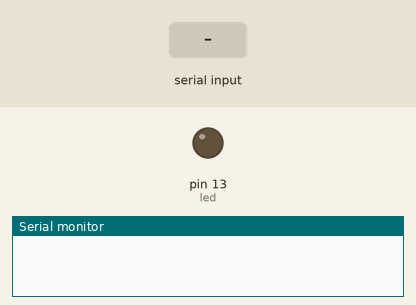
A sketch run on a simulated Arduino Mega 2560, built with avr-gcc and run on an emulated ATmega2560. Shown: output pins drawn as LEDs (lit = HIGH), the last lines printed to the serial monitor. The inputs (shaded band) are chosen by the test bench.

Above: at 1.2 s.
1.3 s: "1" received over Serial
At 1.9 s:
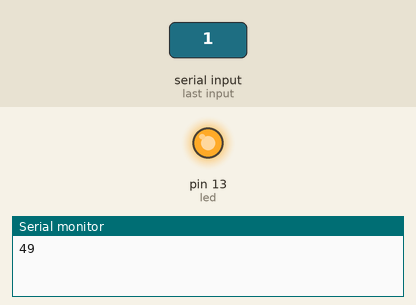
2.8 s: "0" received over Serial
At 4.2 s:
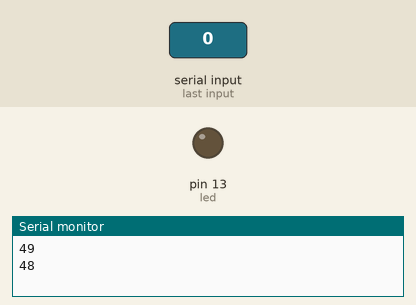
Timing chart, 0 to 5.8 s (numbered marks = the images above; inputs shaded):
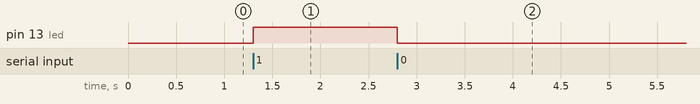

The sketch:

bluetooth.ino
```cpp
int led = 13;
int data;

void setup() {
  Serial.begin(9600);
  pinMode(13, OUTPUT);
}

void loop() {
while(Serial.available() > 0)
{
  data = Serial.read();
  Serial.println(data);
  if (data == 48){
    digitalWrite(led, LOW);
    data = 0;
  } else if (data == 49){
    digitalWrite(led, HIGH);
    data = 0;
  }
}
}
```

Measured:
- after the input at 1.3 s, pin 13 (led): LOW → HIGH at once
- after the input at 2.8 s, pin 13 (led): HIGH → LOW at once
